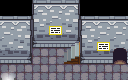

Tiled map render using the project's own tile images. Description and the map definition, with tile-layer contents summarised, below:
An orthogonal 8x5 tile map with 16x16 px tiles, 2 tile layers (Tile Layer 1, Tile Layer 2), 24 tilesets and 13 objects (5x event, 4x collision, 4x collision-line).

<map version="1.2" tiledversion="1.3.2" orientation="orthogonal" renderorder="right-down" compressionlevel="0" width="8" height="5" tilewidth="16" tileheight="16" infinite="0" nextlayerid="5" nextobjectid="15">
 <tileset firstgid="1" name="Pacheesi Tiles" tilewidth="16" tileheight="16" tilecount="21" columns="7">
  <image source="../gfx/tilesets/Pacheesi Tiles.png" width="112" height="48" />
 </tileset>
 <tileset firstgid="22" name="Superpowers_Tilesheet" tilewidth="16" tileheight="16" tilecount="1600" columns="40">
  <image source="../gfx/tilesets/Superpowers_Tilesheet.png" width="640" height="640" />
 </tileset>
 <tileset firstgid="1622" name="Set_Pieces_by_Kelvin_Shadewing" tilewidth="16" tileheight="16" tilecount="1440" columns="45">
  <image source="../gfx/tilesets/Set_Pieces_by_Kelvin_Shadewing.png" width="720" height="512" />
 </tileset>
 <tileset firstgid="3062" name="Outdoor_Tiles_-_City_and_Country_-_by_ArMM1998" tilewidth="16" tileheight="16" tilecount="1440" columns="40">
  <image source="../gfx/tilesets/Outdoor_Tiles_-_City_and_Country_-_by_ArMM1998.png" width="640" height="576" />
 </tileset>
 <tileset firstgid="4502" name="Outdoor_odds_and_ends_by_Isaiah658" tilewidth="16" tileheight="16" tilecount="50" columns="10">
  <image source="../gfx/tilesets/Outdoor_odds_and_ends_by_Isaiah658.png" width="160" height="80" />
 </tileset>
 <tileset firstgid="4552" name="Furniture_and_Fittings_by_George" tilewidth="16" tileheight="16" tilecount="110" columns="10">
  <image source="../gfx/tilesets/Furniture_and_Fittings_by_George.png" width="160" height="176" />
 </tileset>
 <tileset firstgid="4662" name="Terrain_by_KelvinShadewing" tilewidth="16" tileheight="16" tilecount="285" columns="19">
  <image source="../gfx/tilesets/Terrain_by_KelvinShadewing.png" width="304" height="240" />
 </tileset>
 <tileset firstgid="4947" name="Stairs" tilewidth="16" tileheight="16" tilecount="24" columns="8">
  <image source="../gfx/tilesets/stairs.png" width="128" height="48" />
 </tileset>
 <tileset firstgid="4971" name="Plants" tilewidth="16" tileheight="16" tilecount="16" columns="4">
  <image source="../gfx/tilesets/plants.png" width="64" height="64" />
 </tileset>
 <tileset firstgid="4987" name="Outdoor_Tiles_-_City_and_Country_-_by_Kelvin_Shadewing" tilewidth="16" tileheight="16" tilecount="500" columns="20">
  <image source="../gfx/tilesets/Outdoor_Tiles_-_City_and_Country_-_by_Kelvin_Shadewing.png" width="320" height="400" />
 </tileset>
 <tileset firstgid="5487" name="Objects_by_ArMM1998" tilewidth="16" tileheight="16" tilecount="660" columns="33">
  <image source="../gfx/tilesets/Objects_by_ArMM1998.png" width="528" height="320" />
 </tileset>
 <tileset firstgid="6147" name="Kitchen" tilewidth="16" tileheight="16" tilecount="16" columns="4">
  <image source="../gfx/tilesets/kitchen.png" width="64" height="64" />
 </tileset>
 <tileset firstgid="6163" name="Interior_Tiles_by_Mike_Bramson" tilewidth="16" tileheight="16" tilecount="88" columns="11">
  <image source="../gfx/tilesets/Interior_Tiles_by_Mike_Bramson.png" width="176" height="128" />
 </tileset>
 <tileset firstgid="6251" name="Interior_Tiles_by_ArMM1998" tilewidth="16" tileheight="16" tilecount="1000" columns="40">
  <image source="../gfx/tilesets/Interior_Tiles_by_ArMM1998.png" width="640" height="400" />
 </tileset>
 <tileset firstgid="7251" name="Interior_Walls_by_George" tilewidth="16" tileheight="16" tilecount="210" columns="15">
  <image source="../gfx/tilesets/Interior_Walls_by_George.png" width="240" height="224" />
 </tileset>
 <tileset firstgid="7461" name="Interior_Floors_by_George" tilewidth="16" tileheight="16" tilecount="54" columns="9">
  <image source="../gfx/tilesets/Interior_Floors_by_George.png" width="144" height="96" />
 </tileset>
 <tileset firstgid="7515" name="Furniture" tilewidth="16" tileheight="16" tilecount="72" columns="12">
  <image source="../gfx/tilesets/furniture.png" width="192" height="96" />
 </tileset>
 <tileset firstgid="7587" name="Electronics" tilewidth="16" tileheight="16" tilecount="16" columns="4">
  <image source="../gfx/tilesets/electronics.png" width="64" height="64" />
 </tileset>
 <tileset firstgid="7603" name="Interiors by Redshrike" tilewidth="16" tileheight="16" tilecount="84" columns="7">
  <image source="../gfx/tilesets/Interiors by Redshrike.png" width="112" height="192" />
 </tileset>
 <tileset firstgid="7687" name="boxfont" tilewidth="16" tileheight="16" tilecount="156" columns="13">
  <image source="../gfx/tilesets/boxfont.png" width="208" height="192" />
 </tileset>
 <tileset firstgid="7843" name="Basic_Buch_Tiles_Compiled" tilewidth="16" tileheight="16" tilecount="448" columns="32">
  <image source="../gfx/tilesets/Basic_Buch_Tiles_Compiled.png" width="512" height="224" />
 </tileset>
 <tileset firstgid="8291" name="Brute" tilewidth="16" tileheight="16" tilecount="1" columns="1">
  <image source="../gfx/tilesets/Brute.gif" width="16" height="16" />
 </tileset>
 <tileset firstgid="8292" name="Landrace" tilewidth="16" tileheight="16" tilecount="1" columns="1">
  <image source="../gfx/tilesets/Landrace.gif" width="16" height="16" />
 </tileset>
 <tileset firstgid="8293" name="Land_bird" tilewidth="16" tileheight="16" tilecount="1" columns="1">
  <image source="../gfx/tilesets/Land_bird.gif" width="16" height="16" />
 </tileset>
 <layer id="1" name="Tile Layer 1" width="8" height="5">
  <data>[40 cells, 35 non-empty, 10 distinct tile ids]</data>
 </layer>
 <objectgroup color="#ffff00" id="2" name="Events">
  <object id="1" name="Play Music" type="event" x="0" y="0" width="16" height="16">
   <properties>
    <property name="act10" value="play_music music_omnichannel" />
    <property name="cond10" value="not music_playing music_omnichannel" />
   </properties>
  </object>
  <object id="2" name="Teleport to Scoop 1" type="event" x="0" y="64" width="16" height="16">
   <properties>
    <property name="act10" value="transition_teleport xero_scoop1.tmx,19,3,0.3" />
    <property name="act20" value="player_face down" />
    <property name="cond10" value="is player_at" />
    <property name="cond20" value="is player_facing down" />
   </properties>
  </object>
  <object id="3" name="Teleport to Scoop 3" type="event" x="112" y="48" width="16" height="16">
   <properties>
    <property name="act10" value="transition_teleport xero_scoop3.tmx,1,11,0.3" />
    <property name="act20" value="player_face up" />
    <property name="cond10" value="is player_at" />
    <property name="cond20" value="is player_facing up" />
   </properties>
  </object>
  <object id="12" name="Teleport to Timber Town" type="event" x="64" y="48" width="16" height="16">
   <properties>
    <property name="act10" value="transition_teleport xero_timber_town.tmx,14,23,0.3" />
    <property name="act20" value="player_face right" />
    <property name="cond10" value="is player_at" />
    <property name="cond20" value="is player_facing right" />
   </properties>
  </object>
  <object id="14" name="Player Spawn" type="event" x="32" y="64" width="16" height="16" />
 </objectgroup>
 <objectgroup color="#ff0000" id="3" name="Collision">
  <object id="4" type="collision" x="0" y="16" width="32" height="48" />
  <object id="5" type="collision" x="32" y="0" width="48" height="48" />
  <object id="6" type="collision" x="80" y="16" width="32" height="48" />
  <object id="7" type="collision" x="112" y="16" width="16" height="32" />
  <object id="8" type="collision-line" x="0" y="80">
   <polyline points="0,0 128,0" />
  </object>
  <object id="9" type="collision-line" x="0" y="64">
   <polyline points="0,0 0,16" />
  </object>
  <object id="10" type="collision-line" x="128" y="48">
   <polyline points="0,0 0,32" />
  </object>
  <object id="13" type="collision-line" x="64" y="64">
   <polyline points="0,0 16,0" />
  </object>
 </objectgroup>
 <layer id="4" name="Tile Layer 2" width="8" height="5">
  <data>[40 cells, 8 non-empty, 6 distinct tile ids]</data>
 </layer>
</map>
